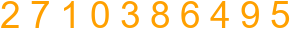
#> input picture scrapy/scrapy_shenzhen/ziru/ziru/2710386495.png, 300 x 30 px
$ python img2num.py
#> lines starting #> are read from the running program, lines starting #| are printed output that depends on the picture; after the words box and inside, x2 and y2 are one past the last pixel; in counts of white or black regions, pixels touching at a corner belong together
import os
from PIL import Image
import numpy as np
import operator

"""img2gsi"""
def img2gsi(img,threshold):
    """传入image对象进行灰度、二值处理"""
    img = img.convert("L") # 转灰度
    pixdata = img.load()
    w, h = img.size
    #threshold = 140
    for x in range(w):
        for y in range(h):
            if pixdata[x, y] > threshold:
                pixdata[x, y] = 1
            else:
                pixdata[x, y] = 0
    return img


def splitImage(img, rownum, colnum):
    list = []
    w, h = img.size
    if rownum <= h and colnum <= w:
        print('Original image info: %sx%s, %s, %s' % (w, h, img.format, img.mode))
        print('开始处理图片切割, 请稍候...')

        num = 0
        rowheight = h // rownum
        colwidth = w // colnum
        for r in range(rownum):
            for c in range(colnum):
                box = (c * colwidth, r * rowheight, (c + 1) * colwidth, (r + 1) * rowheight)
                list.append(np.array(img.crop(box), 'f'))#.save(os.path.join(basename + '_' + str(num) + '.' + ext), ext)
                num = num + 1

        print('图片切割完毕，共生成 %s 张小图片。' % num)
        return list #切割之后，返回每一个图片的数组阵吗
    else:
        print('不合法的行列切割参数！')

def classify0(inX, dataSet, labels, k): # inX is values you want to match, dataSet is learning database
    dataSetSize = dataSet.shape[0]

    diffMat = np.tile(inX, (dataSetSize,1)) - dataSet

    sqDiffMat = diffMat**2
    sqDistances = sqDiffMat.sum(axis=1)
    distances = sqDistances**0.5 # ((x-x)**2 + (x-x)**2)**0.5, remember it is still a array

    sortedDistIndicies = distances.argsort() # rerurn the array's index by reverse = False
    classCount = {} # define a dictionary
    for i in range(k):
        voteIlabel = labels[sortedDistIndicies[i]]
        classCount[voteIlabel] = classCount.get(voteIlabel,0) + 1
    sortedClassCount = sorted(classCount.items(),
    key = operator.itemgetter(1), reverse = True)
    return sortedClassCount[0][0]#,sortedClassCount[0][1],sortedClassCount[1][0],sortedClassCount[1][1]


def img2vector(data):
    returnVect = np.zeros((1,900))
    #fr = open(filename)
    #print(fr)
    count = 0
    for row in data:#range(30):
        for gsi in row:#range(30):
            returnVect[0, count] = gsi#float(lineStr[j])
            count += 1

    return returnVect


def handwritingClassTest(testData):
    list = []
    trainingMat = np.loadtxt(os.path.join(os.getcwd(), 'cza_values.txt'))
    with open(os.path.join(os.getcwd(), 'cza_keys.txt'),'r') as f_r:
        data = f_r.readline()
        hwLabels = [int(i) for i in data]
        print('read db done')

    for data in testData:#range(mTest):
        vectorUnderTest = img2vector(data)#os.getcwd()+'\\test\\%s'%fileNameStr)

        classifierResult = classify0(vectorUnderTest, trainingMat, hwLabels, 3)
        list.append(classifierResult)
        print('trainingMat_resylt_is ', classifierResult)#,'real result is ',classNumStr)

    return list

"""this is a main"""
def img2num(picture): # input a picture name is ok
#> called with picture = '2710386495.png'
    img = Image.open(picture)
#> img is the input picture: PIL image 300x30 RGBA; mean R, G, B, A 67, 42.1, 0, 51.5
    img = img2gsi(img,140)
#> in img2gsi, `img = img.convert("L")`:
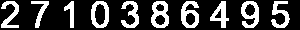
#> img: PIL image 300x30 L; values 0 (black) and 170 (white), 26.3% white; 10 white regions, largest, box (x1, y1, x2, y2) and area: (151, 1, 169, 28) 291, (181, 1, 199, 28) 283, (241, 1, 259, 28) 279
    testData = splitImage(img, 1, 10)
#| Original image info: 300x30, None, L
#> after the loop in splitImage, `for r in range(rownum):`: list = 10 items; num = 10
#| 图片切割完毕，共生成 10 张小图片。
#> testData = 10 items
    print('start handel')
    result = handwritingClassTest(testData)
#> (reads scrapy/scrapy_shenzhen/ziru/ziru/cza_keys.txt from the repository)
#> the loop in handwritingClassTest, `for data in testData:#range(mTest):` made 10 passes
#> (sqDistances in classify0, sortedDistIndicies in classify0, sortedClassCount in classify0, classifierResult) on passes 1 to 6: ([189, 256, 0, 157, 288, 228, 223, 197, 203, 157], [2, 3, 9, 0, 7, 8, 6, 5, 1, 4], [(2, 1), (3, 1), (9, 1)], 2), ([288, 201, 197, 218, 263, 263, 280, 0, 272, 282], [7, 2, 1, 3, 5, 4, 8, 6, 9, 0], [(7, 1), (2, 1), (1, 1)], 7), ([305, 0, 256, 253, 164, 268, 307, 201, 303, 303], [1, 4, 7, 3, 2, 5, 9, 8, 0, 6], [(1, 1), (4, 1), (7, 1)], 1), ([0, 305, 189, 122, 273, 135, 78, 288, 112, 80], [0, 6, 9, 8, 3, 5, 2, 4, 7, 1], [(0, 1), (6, 1), (9, 1)], 0), ([122, 253, 157, 0, 261, 117, 122, 218, 66, 126], [3, 8, 5, 6, 0, 9, 2, 7, 1, 4], [(3, 1), (8, 1), (5, 1)], 3), ([112, 303, 203, 66, 239, 115, 78, 272, 0, 126], [8, 3, 6, 0, 5, 9, 2, 4, 7, 1], [(8, 1), (3, 1), (6, 1)], 8)
#> (sqDistances in classify0, distances in classify0, sortedDistIndicies in classify0, sortedClassCount in classify0, classifierResult) on pass 7: ([78, 307, 223, 122, 245, 81, 0, 280, 78, 128], [8.83, 17.52, 14.93, 11.05, 15.65, 9, 0, 16.73, 8.83, 11.31], [6, 0, 8, 5, 3, 9, 2, 4, 7, 1], [(6, 1), (0, 1), (8, 1)], 6)
#| trainingMat_resylt_is  2
#| trainingMat_resylt_is  7
#| trainingMat_resylt_is  1
#| trainingMat_resylt_is  0
#| trainingMat_resylt_is  3
#| trainingMat_resylt_is  8
#| trainingMat_resylt_is  6
#| trainingMat_resylt_is  4
#> (further printed lines are left out)
#> after the loop in handwritingClassTest, `for data in testData:#range(mTest):`: list = [2, 7, 1, 0, 3, 8, 6, 4, 9, 5]
#> result = [2, 7, 1, 0, 3, 8, 6, 4, 9, 5]
    return result # this is a list including picture2num

if __name__ == '__main__':
    img2num('2710386495.png')
    # img2num('456.png')
